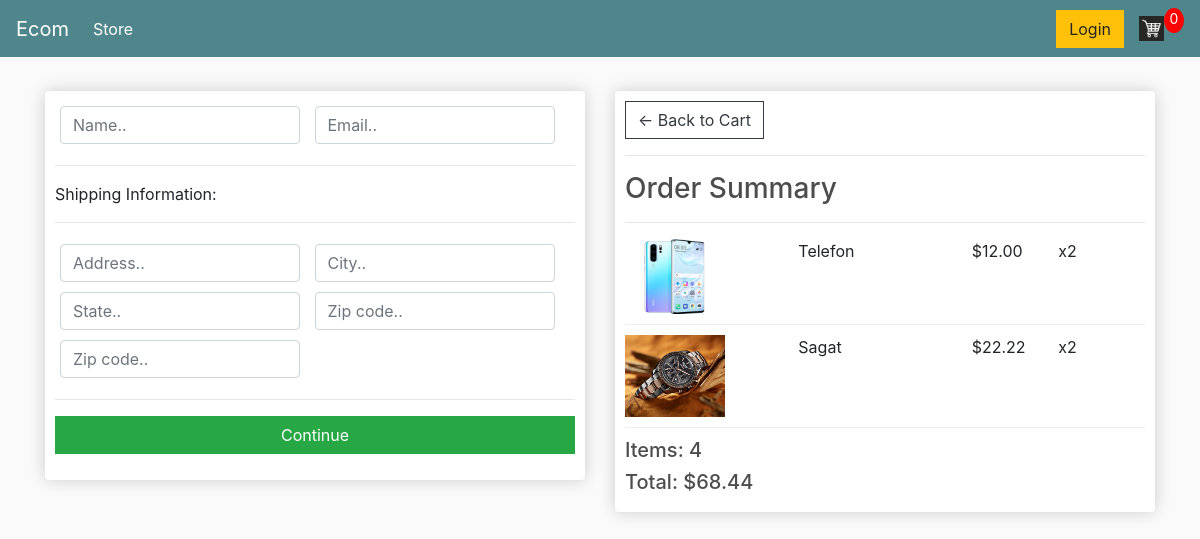
Screenshot of /checkout/ (signed in) with the database file from the repository.
### home/models.py (models this page shows, shortened)
class OrderItem(models.Model):
    product = models.ForeignKey(Product, on_delete=models.SET_NULL, null=True)
    order = models.ForeignKey(Order, on_delete=models.SET_NULL,null=True)
    quantity = models.IntegerField(default=0,null=True,blank=True)
    date_added = models.DateTimeField(auto_now_add=True)
    @property
    def get_total(self):
        total = self.product.price * self.quantity
        return total

class Product(models.Model):
    name = models.CharField(max_length=255,null=True)
    price = models.DecimalField(max_digits=7, decimal_places=2)
    image = models.ImageField(null=True,blank=True)
    @property
    def imageUrl(self):
        try:
            url =self.image.url
        except:
            url = ''
            print("Image yok")
        return url

class Order(models.Model):
    customer = models.ForeignKey(Customer, on_delete=models.SET_NULL,blank=True,null=True)
    data_order = models.DateTimeField(auto_now_add=True)
    complate = models.BooleanField(default=True)
    translation_id = models.CharField(max_length=255,null=True)
    @property
    def get_cart_total(self):
        orderitems = self.orderitem_set.all()
        total = sum([item.get_total for item in orderitems])
        return total
    @property
    def get_cart_items(self):
        orderitems = self.orderitem_set.all()
        total = sum([item.quantity for item in orderitems])
        return total

### home/views.py (the view)
# urls.py: path('checkout/',Checkout,name='checkout'),
def Checkout(request):
    if request.user.is_authenticated:
        customer = request.user.customer
        order,create = Order.objects.get_or_create(customer=customer,complate=False)
        items = order.orderitem_set.all()
    else:
        items = []
        order ={'order.get_cart_items':0,'order.get_cart_total':0}
    context={'items':items,'order':order}
    return render (request,'store/checkout.html',context)

### templates/store/checkout.html (shortened to what this page needs)
{% extends 'store/main.html' %}
{% load static %}
{% block content %}
     <div class="row">
		<div class="col-lg-6">
			<div class="box-element" id="form-wrapper">
				<form id="form">
					<div id="user-info">
						<div class="form-field">
							<input required class="form-control" type="text" name="name" placeholder="Name..">
						</div>
						<div class="form-field">
							<input required class="form-control" type="email" name="email" placeholder="Email..">
						</div>
					</div>
					<div id="shipping-info">
						<hr>
						<p>Shipping Information:</p>
						<hr>
						<div class="form-field">
							<input class="form-control" type="text" name="address" placeholder="Address..">
						</div>
						<div class="form-field">
							<input class="form-control" type="text" name="city" placeholder="City..">
						</div>
						<div class="form-field">
							<input class="form-control" type="text" name="state" placeholder="State..">
						</div>
						<div class="form-field">
							<input class="form-control" type="text" name="zipcode" placeholder="Zip code..">
						</div>
						<div class="form-field">
							<input class="form-control" type="text" name="country" placeholder="Zip code..">
						</div>
					</div>
					<hr>
					<input id="form-button" class="btn btn-success btn-block" type="submit" value="Continue">
				</form>
			</div>
			<br>
		</div>
		<div class="col-lg-6">
			<div class="box-element">
				<a  class="btn btn-outline-dark" href="{% url 'cart' %}">&#x2190; Back to Cart</a>
				<hr>
				<h3>Order Summary</h3>
				<hr>
				{% for item in items %}
				<div class="cart-row">
					<div style="flex:2"><img class="row-image" src="{{item.product.imageUrl}}"></div>
					<div style="flex:2"><p>{{item.product.name}}</p></div>
					<div style="flex:1"><p>${{item.product.price|floatformat:2}}</p></div>
					<div style="flex:1"><p>x{{item.quantity}}</p></div>
				</div>
				{% endfor %}
				<h5>Items: {{order.get_cart_items}}</h5>
				<h5>Total:  ${{order.get_cart_total|floatformat:2}}</h5>
			</div>
		</div>
	</div>
{% endblock content %}

### static/css/main.css (style rules this page uses)
body { background-color: hsl(0, 0%, 98%); }
h1,h2,h3,h4,h5,h6 { color:hsl(0, 0%, 30%); }
.box-element { box-shadow:hsl(0, 0%, 80%) 0 0 16px; background-color: #fff; border-radius: 4px; padding: 10px; }
.col-lg-4, .col-lg-6, .col-lg-8, .col-lg-12 { margin-top: 10px; }
.btn { border-radius: 0; }
.row-image { width: 100px; }
.form-field { width:250px; display: inline-block; padding: 5px; }
.cart-row { display: flex; align-items: flex-stretch; padding-bottom: 10px; margin-bottom: 10px; border-bottom: 1px solid #ececec; }

### rows the page displays
OrderItem: product.imageUrl (picture), product.name "Telefon", product.price "12.00", quantity "2"
OrderItem: product.imageUrl (picture), product.name "Sagat", product.price "22.22", quantity "2"
Order: get_cart_items "4", get_cart_total "68.44"
